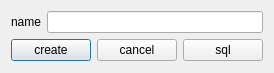
<?xml version="1.0" encoding="UTF-8"?>
<ui version="4.0">
 <class>dialog_create</class>
 <widget class="QDialog" name="dialog_create">
  <property name="geometry">
   <rect>
    <x>0</x>
    <y>0</y>
    <width>259</width>
    <height>73</height>
   </rect>
  </property>
  <property name="windowTitle">
   <string>layer(s) creation</string>
  </property>
  <property name="windowIcon">
   <iconset resource="resource.qrc">
    <normaloff>:/res/wheel.png</normaloff>:/res/wheel.png</iconset>
  </property>
  <layout class="QHBoxLayout" name="horizontalLayout_3">
   <item>
    <layout class="QVBoxLayout" name="verticalLayout">
     <item>
      <layout class="QHBoxLayout" name="horizontalLayout">
       <item>
        <widget class="QLabel" name="name_label">
         <property name="text">
          <string>name</string>
         </property>
         <property name="alignment">
          <set>Qt::AlignRight|Qt::AlignTrailing|Qt::AlignVCenter</set>
         </property>
        </widget>
       </item>
       <item>
        <widget class="QLineEdit" name="name_edit">
         <property name="toolTip">
          <string extracomment="SYSTEM"/>
         </property>
         <property name="text">
          <string/>
         </property>
        </widget>
       </item>
      </layout>
     </item>
     <item>
      <layout class="QHBoxLayout" name="horizontalLayout_2">
       <item>
        <widget class="QPushButton" name="create_button">
         <property name="text">
          <string>create</string>
         </property>
        </widget>
       </item>
       <item>
        <widget class="QPushButton" name="cancel_button">
         <property name="text">
          <string>cancel</string>
         </property>
        </widget>
       </item>
       <item>
        <widget class="QPushButton" name="sql_button">
         <property name="text">
          <string>sql</string>
         </property>
        </widget>
       </item>
      </layout>
     </item>
    </layout>
   </item>
  </layout>
 </widget>
 <tabstops>
  <tabstop>name_edit</tabstop>
  <tabstop>create_button</tabstop>
  <tabstop>cancel_button</tabstop>
  <tabstop>sql_button</tabstop>
 </tabstops>
 <resources>
  <include location="resource.qrc"/>
 </resources>
 <connections/>
</ui>
